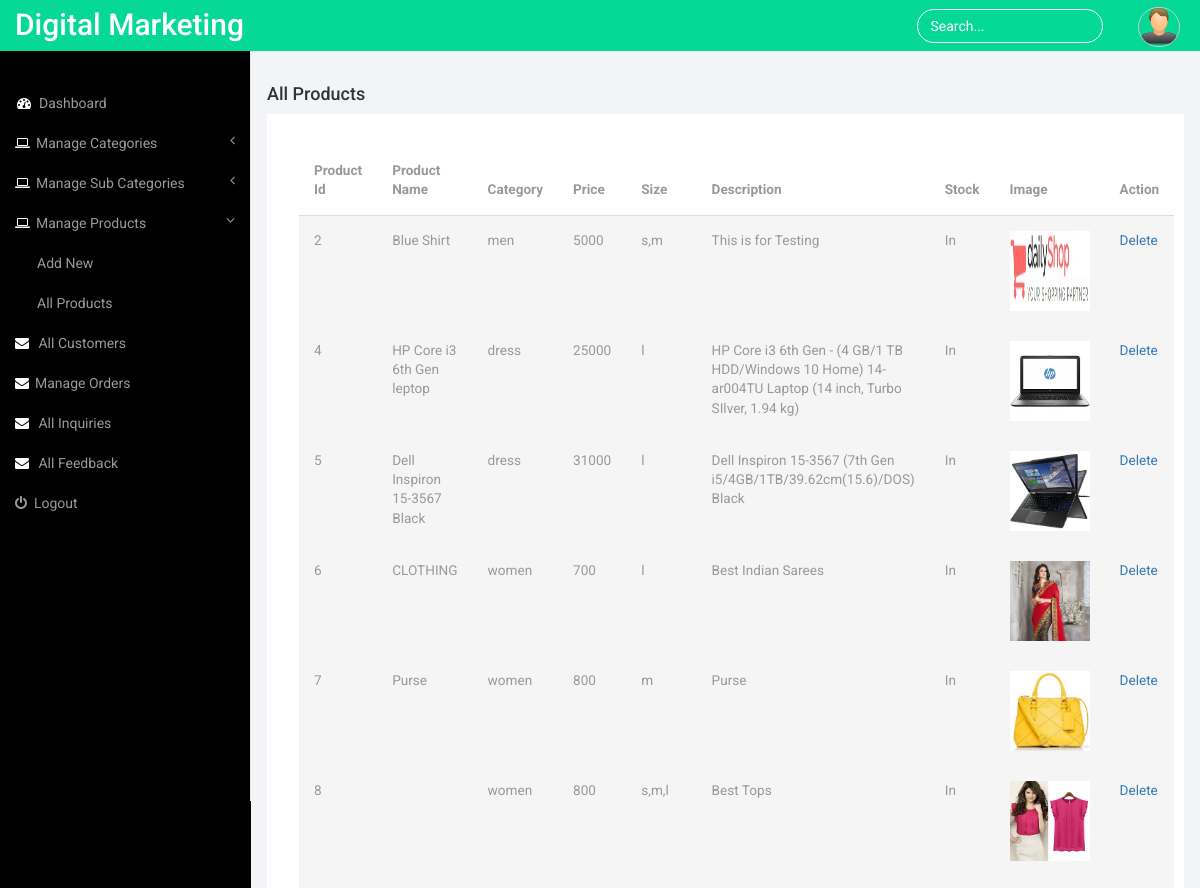
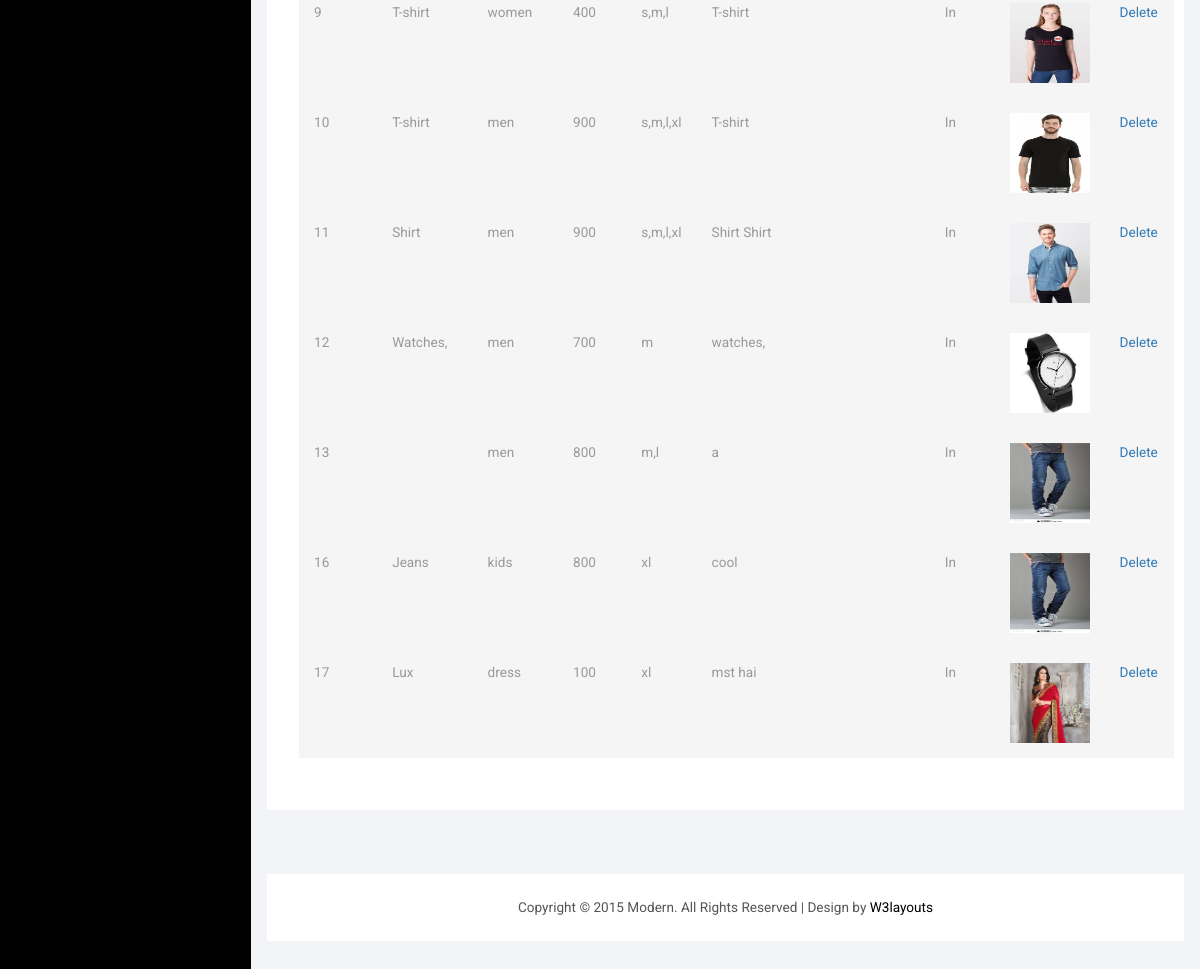
Screenshot of /web-tier/clothStore/DM/Admin/All_Products.php with the database file from the repository (2 pictures, top to bottom).
### tables this page shows
CREATE TABLE IF NOT EXISTS `tbl_product` (
  `id` int(11) NOT NULL,
  `pname` varchar(100) NOT NULL,
  `cat_id` int(11) NOT NULL,
  `subcat_id` int(11) NOT NULL,
  `price` decimal(6,0) NOT NULL,
  `size` varchar(50) NOT NULL,
  `description` text NOT NULL,
  `stock` varchar(10) NOT NULL,
  `image` varchar(255) NOT NULL
);

CREATE TABLE IF NOT EXISTS `tbl_category` (
  `cat_id` int(11) NOT NULL,
  `cat_name` varchar(50) NOT NULL
);

### web-tier/clothStore/DM/Admin/All_Products.php (the view, shortened to what this page needs)
<?php
include 'inc/connection.php';
$result= $con->query("SELECT * FROM tbl_product INNER JOIN tbl_category ON tbl_category.cat_id=tbl_product.cat_id");
?>
<!DOCTYPE HTML>
<html>
<head>
<link href="css/bootstrap.min.css" rel='stylesheet' type='text/css' />
<link href="css/style.css" rel='stylesheet' type='text/css' />
<link href="css/font-awesome.css" rel="stylesheet">
</head>
<body>
<div id="wrapper">
          <?php include './inc/header1.php';?>
        <div id="page-wrapper">
        <div class="col-md-12 graphs">
	   <div class="xs">
  	 <h4>All Products</h4>
  	<div class="bs-example4" data-example-id="contextual-table">
    <table class="table">
      <thead>
        <tr>
          <th>Product Id</th>
          <th>Product Name</th>
          <th>Category</th>
          <th>Price</th>
          <th>Size</th>
          <th>Description</th>
          <th>Stock</th>
          <th>Image</th>
          <th>Action</th>
        </tr>
      </thead>
      <tbody>
        <?php
          while($row= $result->fetch_object())
          {
              ?>
                <tr class="active">
                <td><?php echo $row->id;?></td>
                <td><?php echo $row->pname;?></td>
                 <td><?php echo $row->cat_name;?></td>
                 <td><?php echo $row->price;?></td>
                 <td><?php echo $row->size;?></td>
                 <td><?php echo $row->description;?></td>
                 <td><?php echo $row->stock;?></td>
                 <td><img src="../Admin/upload/<?php echo $row->image;?>" height="80" width="80"></td>
                 <td><a href="All_Products.php?delid=<?php echo $row->id;?>">Delete</a></td>
               </tr>
              <?php
          }
          ?>
      </tbody>
    </table>
   </div>
  </div>
  <div class="copy_layout">
      <p>Copyright © 2015 Modern. All Rights Reserved | Design by <a href="http://w3layouts.com/" target="_blank">W3layouts</a> </p>
  </div>
   </div>
      </div>
   </div>
<link href="css/custom.css" rel="stylesheet">
</body>
</html>

### web-tier/clothStore/DM/Admin/css/style.css (style rules this page uses)
h4, h5, h6, h1, h2, h3 { margin-top: 0; }
p { margin: 0; }
html, body { font-family: 'Roboto', sans-serif; font-size: 100%; background:#000; overflow-x: hidden; }
body a { transition:0.5s all; -webkit-transition:0.5s all; -moz-transition:0.5s all; -o-transition:0.5s all; -ms-transition:0.5s all; }
.copy p, .copy_layout p { font-size:0.85em; color:#555; }
.copy p a, .copy_layout p a { color:#000; }
.graphs { padding: 2em 1em; background: #f2f4f8; font-family: 'Roboto', sans-serif; }
.bs-example4 { background: #fff; padding: 2em; }
.table > thead > tr > th, .table > tbody > tr > th, .table > tfoot > tr > th, .table > thead > tr > td, .table > tbody > tr > td, .table > tfoot > tr > td { border-top: none !important; }
.table > thead > tr > th, .table > tbody > tr > th, .table > tfoot > tr > th, .table > thead > tr > td, .table > tbody > tr > td, .table > tfoot > tr > td { font-size: 0.85em; color: #999; }
.table td, .table>tbody>tr>td, .table>tbody>tr>th, .table>tfoot>tr>td, .table>tfoot>tr>th, .table>thead>tr>td, .table>thead>tr>th { padding:15px !important; }
.table > thead > tr > th { border-bottom: 1px solid #ddd !important; }
.copy_layout { padding:1.5em 0; background:#fff; text-align:center; margin: 4em 0 0em 0; }

### web-tier/clothStore/DM/Admin/css/custom.css (style rules this page uses)
#wrapper { width: 100%; }
#page-wrapper { min-height: 568px; background-color: #fff; }
@media (min-width:768px) { #page-wrapper { position: inherit; margin: 0 0 0 250px; border-left: 1px solid #e7e7e7; } }

### rows the page displays
tbl_product: id "2", pname "Blue Shirt", cat.cat_name "men", price "5000", size "s,m", description "This is for Testing", stock "In", image (picture)
tbl_product: id "4", pname "HP Core i3 6th Gen leptop", cat.cat_name "dress", price "25000", size "l", description "HP Core i3 6th Gen - (4 GB/1 TB HDD/Windows 10 Home) 14-ar004TU Laptop (14 inch, Turbo SIlver, 1.94 kg)", stock "In", image (picture)
tbl_product: id "5", pname "Dell Inspiron 15-3567 Black", cat.cat_name "dress", price "31000", size "l", description "Dell Inspiron 15-3567 (7th Gen i5/4GB/1TB/39.62cm(15.6)/DOS) Black", stock "In", image (picture)
tbl_product: id "6", pname "CLOTHING", cat.cat_name "women", price "700", size "l", description "Best Indian Sarees", stock "In", image (picture)
tbl_product: id "7", pname "Purse", cat.cat_name "women", price "800", size "m", description "Purse", stock "In", image (picture)
tbl_product: id "8", cat.cat_name "women", price "800", size "s,m,l", description "Best Tops", stock "In", image (picture)
tbl_product: id "9", pname "T-shirt", cat.cat_name "women", price "400", size "s,m,l", description "T-shirt", stock "In", image (picture)
tbl_product: id "10", pname "T-shirt", cat.cat_name "men", price "900", size "s,m,l,xl", description "T-shirt", stock "In", image (picture)
tbl_product: id "11", pname "Shirt", cat.cat_name "men", price "900", size "s,m,l,xl", description "Shirt Shirt", stock "In", image (picture)
tbl_product: id "12", pname "Watches,", cat.cat_name "men", price "700", size "m", description "watches,", stock "In", image (picture)
tbl_product: id "13", cat.cat_name "men", price "800", size "m,l", description "a", stock "In", image (picture)
tbl_product: id "16", pname "Jeans", cat.cat_name "kids", price "800", size "xl", description "cool", stock "In", image (picture)
tbl_product: id "17", pname "Lux", cat.cat_name "dress", price "100", size "xl", description "mst hai", stock "In", image (picture)
